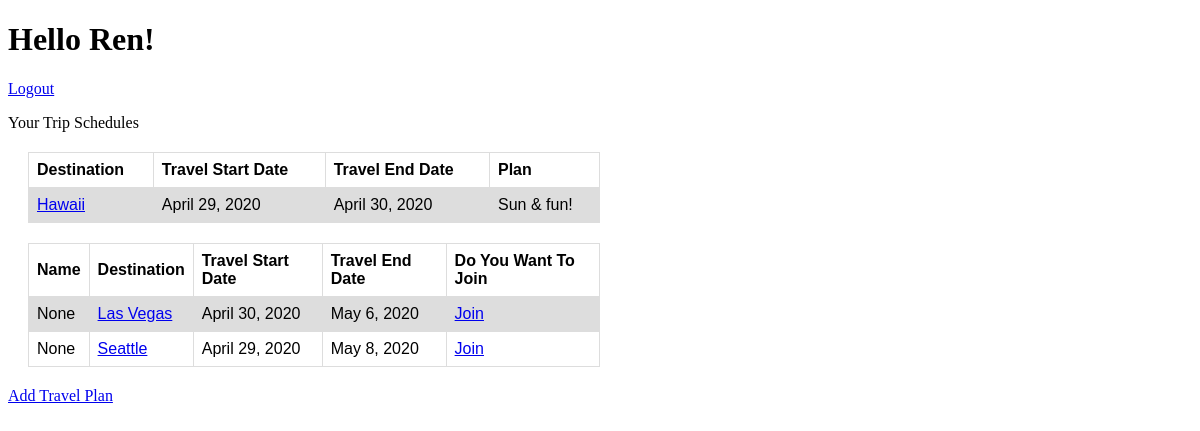
/home (signed in), run on the app's committed database.
### travelBuddyApp/models.py (models this page shows, shortened)
class User (models.Model):
    name = models.CharField(max_length=255)
    userName = models.CharField(max_length=255)
    password = models.CharField(max_length=255)
    created_at = models.DateTimeField(auto_now_add=True)
    updated_at = models.DateTimeField(auto_now=True)
    objects = UserManager()

class Trip (models.Model):
    dest = models.CharField(max_length=255)
    desc = models.CharField(max_length=255)
    tdFrom = models.DateField()
    tdTo = models.DateField()
    travler = models.ManyToManyField(User, related_name = 'travel')
    created_at = models.DateTimeField(auto_now_add=True)
    updated_at = models.DateTimeField(auto_now=True)
    objects = TripManager()

### travelBuddyApp/views.py (the view)
# urls.py: 2. Add a URL to urlpatterns:  path('', views.home, name='home')
def home(request):
    if 'loggedIn' not in request.session:
        return redirect('/')
    loggedUser = User.objects.get(id=request.session['loggedIn'])
    context = {
        'loggedUser': loggedUser,
        'userTrips': Trip.objects.filter(travler=loggedUser),
        'allTrips': Trip.objects.exclude(travler=loggedUser),
    }
    return render(request, "home.html", context)

### travelBuddyApp/templates/home.html (shortened to what this page needs)
<!DOCTYPE html>
<html lang="en">
<head>
</head>
<body>
    <h1>Hello {{loggedUser.name}}!</h1>
    <a href="/logout">Logout</a>
    <p>Your Trip Schedules</p>
    <div class="matting">
        <table>
            <tr>
                <th>Destination</th>
                <th>Travel Start Date</th>
                <th>Travel End Date</th>
                <th>Plan</th>
            </tr>
            {% for travel in userTrips %}
            <tr>
                <td>
                    <a href="/destination/{{travel.id}}">{{travel.dest}}</a>
                </td>
                <td>
                    {{travel.tdFrom}}
                </td>
                <td>
                    {{travel.tdTo}}
                </td>
                <td>
                    {{travel.desc}}
                </td>
            </tr>
            {% endfor %}
        </table>
    </div>
    <div class="matting">
        <table>
            <tr>
                <th>Name</th>
                <th>Destination</th>
                <th>Travel Start Date</th>
                <th>Travel End Date</th>
                <th>Do You Want To Join</th>
            </tr>
            {% for travel in allTrips %}
            <tr>
                <td>
                    {{travel.travler.name}}
                </td>
                <td>
                    <a href="/destination/{{travel.id}}">{{travel.dest}}</a>
                </td>
                <td>
                    {{travel.tdFrom}}
                </td>
                <td>
                    {{travel.tdTo}}
                </td>
                <td>
                    <a href="/join/{{travel.id}}">Join</a>
                </td>
            </tr>
            {% endfor %}
        </table>
    </div>
    <a href="/add">Add Travel Plan</a>
</body>
</html>

### travelBuddyApp/templates/home.html (style rules this page uses)
.matting { margin: 20px; width: auto; }
table { font-family: arial, sans-serif; border-collapse: collapse; width: 50%; }
td, th { border: 1px solid #dddddd; text-align: left; padding: 8px; }
tr:nth-child(even) { background-color: #dddddd; }

### data on the page
User: name "Ren"
Trip: dest "Hawaii", tdFrom "April 29, 2020", tdTo "April 30, 2020", desc "Sun & fun!"
Trip: travler.name "None", dest "Las Vegas", tdFrom "April 30, 2020", tdTo "May 6, 2020"
Trip: travler.name "None", dest "Seattle", tdFrom "April 29, 2020", tdTo "May 8, 2020"
